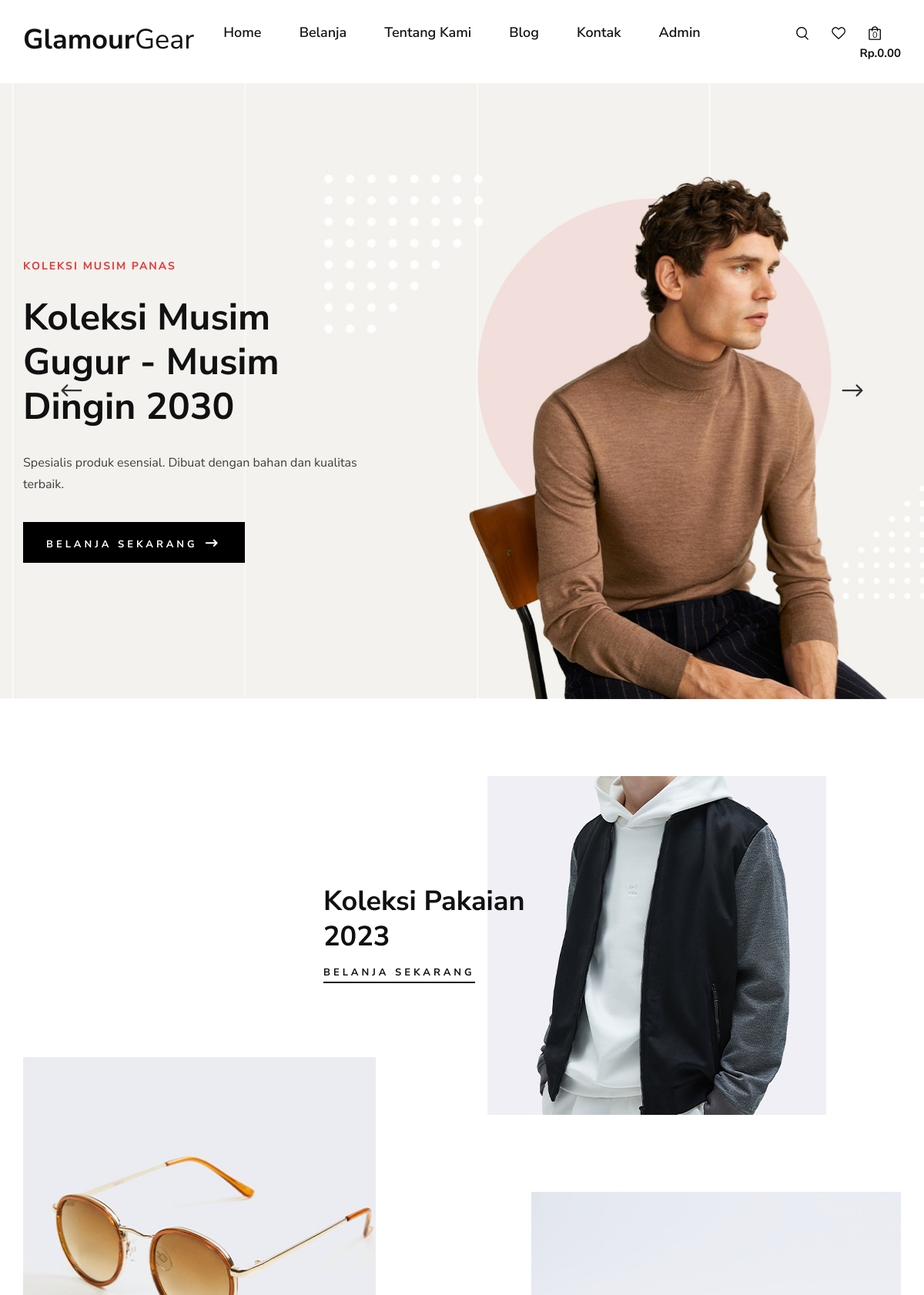
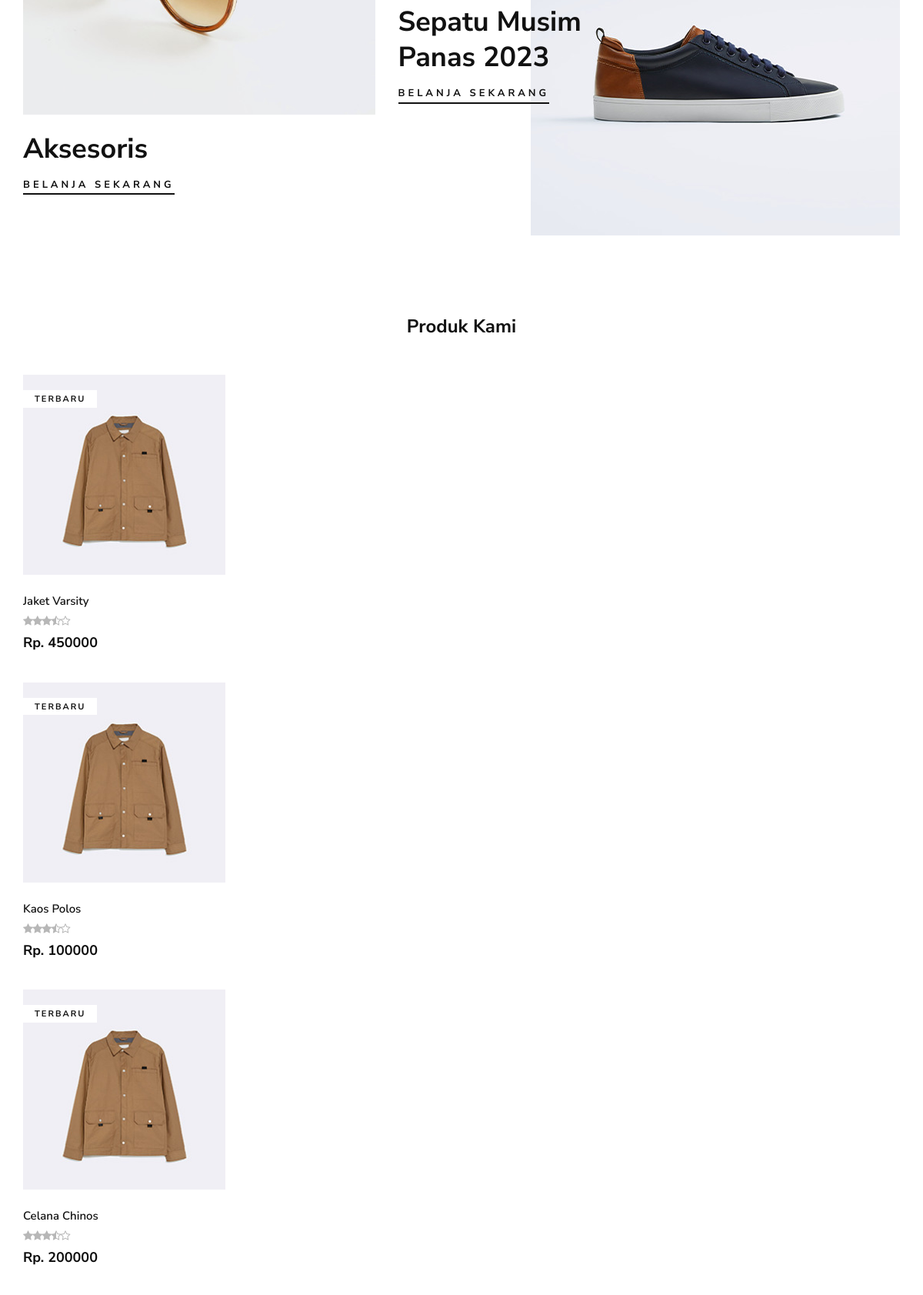
The page / (upper part) on the database its author committed (2 pictures, top to bottom).
### tables this page shows
CREATE TABLE `produk` (
  `id` int(11) NOT NULL,
  `kode` varchar(3) DEFAULT NULL,
  `nama` varchar(45) NOT NULL,
  `ukuran` varchar(45) NOT NULL,
  `warna` varchar(45) NOT NULL,
  `stok` int(11) DEFAULT 0,
  `harga` double NOT NULL,
  `jenis_produk_id` int(11) DEFAULT NULL
);

### index.php (the view, shortened to what this page needs)
<!DOCTYPE html>
<html lang="zxx">
<?php include('plugins/header.php'); ?>
<?php include('backend/config/dbkoneksi.php'); ?>
<?php
$sql = "SELECT * FROM produk";
$rs = $dbh->query($sql);
?>
<body>
    <?php include('plugins/navbar.php'); ?>
    <section class="hero">
        <div class="hero__slider owl-carousel">
            <div class="hero__items set-bg" data-setbg="img/hero/hero-1.jpg">
                <div class="container">
                    <div class="row">
                        <div class="col-xl-5 col-lg-7 col-md-8">
                            <div class="hero__text">
                                <h6>Koleksi Musim Panas</h6>
                                <h2>Koleksi Musim Gugur - Musim Dingin 2030</h2>
                                <p>Spesialis produk esensial. Dibuat dengan bahan dan kualitas terbaik.</p>
                                <a href="#" class="primary-btn">Belanja Sekarang <span class="arrow_right"></span></a>
                            </div>
                        </div>
                    </div>
                </div>
            </div>
        </div>
    </section>
    <section class="banner spad">
        <div class="container">
            <div class="row">
                <div class="col-lg-7 offset-lg-4">
                    <div class="banner__item">
                        <div class="banner__item__pic">
                            <img src="img/banner/banner-1.jpg" alt="">
                        </div>
                        <div class="banner__item__text">
                            <h2>Koleksi Pakaian 2023</h2>
                            <a href="#">Belanja Sekarang</a>
                        </div>
                    </div>
                </div>
                <div class="col-lg-5">
                    <div class="banner__item banner__item--middle">
                        <div class="banner__item__pic">
                            <img src="img/banner/banner-2.jpg" alt="">
                        </div>
                        <div class="banner__item__text">
                            <h2>Aksesoris</h2>
                            <a href="#">Belanja Sekarang</a>
                        </div>
                    </div>
                </div>
                <div class="col-lg-7">
                    <div class="banner__item banner__item--last">
                        <div class="banner__item__pic">
                            <img src="img/banner/banner-3.jpg" alt="">
                        </div>
                        <div class="banner__item__text">
                            <h2>Sepatu Musim Panas 2023</h2>
                            <a href="#">Belanja Sekarang</a>
                        </div>
                    </div>
                </div>
            </div>
        </div>
    </section>
    <section class="product spad">
        <div class="container">
            <div class="row">
                <div class="col-lg-12">
                    <ul class="filter__controls">
                        <li class="active">Produk Kami</li>
                    </ul>
                </div>
            </div>
            <?php
                                    foreach ($rs as $row) {
                                            ?>
            <div class="row product__filter">
            <div class="col-lg-3 col-md-6 col-sm-6">
                    <div class="product__item">
                            <div class="product__item__pic set-bg" data-setbg="img/product/product-2.jpg">
                                <span class="label">Terbaru</span>
                            </div>
                        <div class="product__item__text">
                            <h6><?php echo $row['nama']; ?></h6>
                            <div class="rating">
                                <i class="fa fa-star"></i>
                                <i class="fa fa-star"></i>
                                <i class="fa fa-star"></i>
                                <i class="fa fa-star-half-full"></i>
                                <i class="fa fa-star-o"></i>
                            </div>
                            <h5>Rp. <?php echo $row['harga']; ?></h5>
                        </div>
                    </div>
                </div>
            </div>
            <?php }?>
        </div>
    </section>
</body>
</html>

### css/style.css (style rules this page uses)
html, body { height: 100%; font-family: "Nunito Sans", sans-serif; -webkit-font-smoothing: antialiased; }
h1, h2, h3, h4, h5, h6 { margin: 0; color: #111111; font-weight: 400; font-family: "Nunito Sans", sans-serif; }
h2 { font-size: 36px; }
h5 { font-size: 18px; }
h6 { font-size: 16px; }
p { font-size: 15px; font-family: "Nunito Sans", sans-serif; color: #3d3d3d; font-weight: 400; line-height: 25px; margin: 0 0 15px 0; }
img { max-width: 100%; }
ul, ol { padding: 0; margin: 0; }
.set-bg { background-repeat: no-repeat; background-size: cover; background-position: top center; }
.spad { padding-top: 100px; padding-bottom: 100px; }
.primary-btn { display: inline-block; font-size: 13px; font-weight: 700; text-transform: uppercase; padding: 14px 30px; color: #ffffff; background: #000000; letter-spacing: 4px; }
.hero__slider.owl-carousel .owl-item.active .hero__text h6 { top: 0; opacity: 1; }
.hero__slider.owl-carousel .owl-item.active .hero__text h2 { top: 0; opacity: 1; }
.hero__slider.owl-carousel .owl-item.active .hero__text p { top: 0; opacity: 1; }
.hero__slider.owl-carousel .owl-item.active .hero__text .primary-btn { top: 0; opacity: 1; }
.hero__items { height: 800px; padding-top: 230px; }
.hero__text h6 { color: #e53637; font-size: 14px; font-weight: 700; text-transform: uppercase; letter-spacing: 2px; margin-bottom: 28px; position: relative; top: 100px; opacity: 0; -webkit-transition: all, 0.3s; -o-transition: all, 0.3s; transition: all, 0.3s; }
.hero__text h2 { color: #111111; font-size: 48px; font-weight: 700; line-height: 58px; margin-bottom: 30px; position: relative; top: 100px; opacity: 0; -webkit-transition: all, 0.6s; -o-transition: all, 0.6s; transition: all, 0.6s; }
.hero__text p { font-size: 16px; line-height: 28px; margin-bottom: 35px; position: relative; top: 100px; opacity: 0; -webkit-transition: all, 0.9s; -o-transition: all, 0.9s; transition: all, 0.9s; }
.hero__text .primary-btn { position: relative; top: 100px; opacity: 0; -webkit-transition: all, 1.1s; -o-transition: all, 1.1s; transition: all, 1.1s; }
.hero__text .primary-btn span { font-size: 20px; position: relative; top: 4px; font-weight: 700; }
.banner__item { position: relative; overflow: hidden; }
.banner__item.banner__item--middle { margin-top: -75px; }
.banner__item.banner__item--middle .banner__item__pic { float: none; }
.banner__item.banner__item--middle .banner__item__text { position: relative; top: 0; left: 0; max-width: 100%; padding-top: 22px; }
.banner__item.banner__item--last { margin-top: 100px; }
.banner__item__pic { float: right; }
.banner__item__text { max-width: 300px; position: absolute; left: 0; top: 140px; }
.banner__item__text h2 { color: #111111; font-weight: 700; line-height: 46px; margin-bottom: 10px; }
.banner__item__text a { display: inline-block; color: #111111; font-size: 13px; font-weight: 700; letter-spacing: 4px; text-transform: uppercase; padding: 3px 0; position: relative; }
.banner__item__text a:after { position: absolute; left: 0; bottom: 0; width: 100%; height: 2px; background: #111111; content: ""; -webkit-transition: all, 0.3s; -o-transition: all, 0.3s; transition: all, 0.3s; }
.product { padding-top: 0; padding-bottom: 60px; }
.filter__controls { text-align: center; margin-bottom: 45px; }
.filter__controls li { color: #b7b7b7; font-size: 24px; font-weight: 700; list-style: none; display: inline-block; margin-right: 88px; cursor: pointer; }
.filter__controls li:last-child { margin-right: 0; }
.filter__controls li.active { color: #111111; }
.product__item { overflow: hidden; margin-bottom: 40px; }
.product__item__pic { height: 260px; position: relative; background-position: center center; }
.product__item__pic .label { color: #111111; font-size: 11px; font-weight: 700; letter-spacing: 2px; text-transform: uppercase; display: inline-block; padding: 4px 15px 2px; background: #ffffff; position: absolute; left: 0; top: 20px; }
.product__item__text { padding-top: 25px; position: relative; }
.product__item__text h6 { color: #111111; font-size: 15px; font-weight: 600; margin-bottom: 5px; -webkit-transition: all, 0.3s; -o-transition: all, 0.3s; transition: all, 0.3s; }
.product__item__text .rating { margin-bottom: 6px; }
.product__item__text .rating i { font-size: 14px; color: #b7b7b7; margin-right: -5px; }
.product__item__text h5 { color: #0d0d0d; font-weight: 700; }
@media only screen and (min-width: 1200px) { .container { max-width: 1170px; } }

### rows shown on the page
produk: nama "Jaket Varsity", harga "450000"
produk: nama "Kaos Polos", harga "100000"
produk: nama "Celana Chinos", harga "200000"
